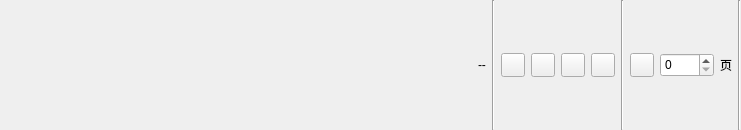
<?xml version="1.0" encoding="UTF-8"?>
<ui version="4.0">
 <class>PagingWidget</class>
 <widget class="QWidget" name="PagingWidget">
  <property name="geometry">
   <rect>
    <x>0</x>
    <y>0</y>
    <width>741</width>
    <height>130</height>
   </rect>
  </property>
  <property name="windowTitle">
   <string>Form</string>
  </property>
  <layout class="QHBoxLayout" name="horizontalLayout_2">
   <property name="leftMargin">
    <number>0</number>
   </property>
   <property name="topMargin">
    <number>0</number>
   </property>
   <property name="rightMargin">
    <number>0</number>
   </property>
   <property name="bottomMargin">
    <number>0</number>
   </property>
   <item>
    <layout class="QHBoxLayout" name="horizontalLayout">
     <item>
      <spacer name="horizontalSpacer_2">
       <property name="orientation">
        <enum>Qt::Horizontal</enum>
       </property>
       <property name="sizeHint" stdset="0">
        <size>
         <width>40</width>
         <height>20</height>
        </size>
       </property>
      </spacer>
     </item>
     <item>
      <widget class="QLabel" name="label_2">
       <property name="text">
        <string>--</string>
       </property>
      </widget>
     </item>
     <item>
      <widget class="Line" name="line_6">
       <property name="orientation">
        <enum>Qt::Vertical</enum>
       </property>
      </widget>
     </item>
     <item>
      <widget class="QToolButton" name="toolButton_7">
       <property name="minimumSize">
        <size>
         <width>24</width>
         <height>24</height>
        </size>
       </property>
       <property name="maximumSize">
        <size>
         <width>24</width>
         <height>24</height>
        </size>
       </property>
       <property name="cursor">
        <cursorShape>PointingHandCursor</cursorShape>
       </property>
       <property name="focusPolicy">
        <enum>Qt::ClickFocus</enum>
       </property>
       <property name="toolTip">
        <string>首页</string>
       </property>
       <property name="text">
        <string/>
       </property>
       <property name="icon">
        <iconset>
         <normalon>:/logo/pic/first.png</normalon>
        </iconset>
       </property>
      </widget>
     </item>
     <item>
      <widget class="QToolButton" name="toolButton_8">
       <property name="minimumSize">
        <size>
         <width>0</width>
         <height>24</height>
        </size>
       </property>
       <property name="maximumSize">
        <size>
         <width>24</width>
         <height>24</height>
        </size>
       </property>
       <property name="cursor">
        <cursorShape>PointingHandCursor</cursorShape>
       </property>
       <property name="focusPolicy">
        <enum>Qt::ClickFocus</enum>
       </property>
       <property name="toolTip">
        <string>上一页</string>
       </property>
       <property name="text">
        <string/>
       </property>
       <property name="icon">
        <iconset>
         <normalon>:/logo/pic/pre.png</normalon>
        </iconset>
       </property>
      </widget>
     </item>
     <item>
      <widget class="QToolButton" name="toolButton_9">
       <property name="minimumSize">
        <size>
         <width>0</width>
         <height>24</height>
        </size>
       </property>
       <property name="maximumSize">
        <size>
         <width>24</width>
         <height>24</height>
        </size>
       </property>
       <property name="cursor">
        <cursorShape>PointingHandCursor</cursorShape>
       </property>
       <property name="focusPolicy">
        <enum>Qt::ClickFocus</enum>
       </property>
       <property name="toolTip">
        <string>下一页</string>
       </property>
       <property name="text">
        <string/>
       </property>
       <property name="icon">
        <iconset>
         <normalon>:/logo/pic/next.png</normalon>
        </iconset>
       </property>
      </widget>
     </item>
     <item>
      <widget class="QToolButton" name="toolButton_10">
       <property name="minimumSize">
        <size>
         <width>0</width>
         <height>24</height>
        </size>
       </property>
       <property name="maximumSize">
        <size>
         <width>24</width>
         <height>24</height>
        </size>
       </property>
       <property name="cursor">
        <cursorShape>PointingHandCursor</cursorShape>
       </property>
       <property name="focusPolicy">
        <enum>Qt::ClickFocus</enum>
       </property>
       <property name="toolTip">
        <string>末页</string>
       </property>
       <property name="text">
        <string/>
       </property>
       <property name="icon">
        <iconset>
         <normalon>:/logo/pic/end.png</normalon>
        </iconset>
       </property>
      </widget>
     </item>
     <item>
      <widget class="Line" name="line_5">
       <property name="orientation">
        <enum>Qt::Vertical</enum>
       </property>
      </widget>
     </item>
     <item>
      <widget class="QToolButton" name="toolButton_11">
       <property name="minimumSize">
        <size>
         <width>0</width>
         <height>24</height>
        </size>
       </property>
       <property name="maximumSize">
        <size>
         <width>24</width>
         <height>24</height>
        </size>
       </property>
       <property name="cursor">
        <cursorShape>PointingHandCursor</cursorShape>
       </property>
       <property name="focusPolicy">
        <enum>Qt::ClickFocus</enum>
       </property>
       <property name="toolTip">
        <string>跳转到</string>
       </property>
       <property name="text">
        <string/>
       </property>
       <property name="icon">
        <iconset>
         <normalon>:/logo/pic/jump.png</normalon>
        </iconset>
       </property>
      </widget>
     </item>
     <item>
      <widget class="QSpinBox" name="pageEdit">
       <property name="minimumSize">
        <size>
         <width>0</width>
         <height>24</height>
        </size>
       </property>
       <property name="maximumSize">
        <size>
         <width>16777215</width>
         <height>24</height>
        </size>
       </property>
       <property name="focusPolicy">
        <enum>Qt::ClickFocus</enum>
       </property>
       <property name="maximum">
        <number>9999</number>
       </property>
       <property name="stepType">
        <enum>QAbstractSpinBox::AdaptiveDecimalStepType</enum>
       </property>
       <property name="displayIntegerBase">
        <number>10</number>
       </property>
      </widget>
     </item>
     <item>
      <widget class="QLabel" name="label">
       <property name="text">
        <string>页</string>
       </property>
      </widget>
     </item>
     <item>
      <widget class="Line" name="line_7">
       <property name="orientation">
        <enum>Qt::Vertical</enum>
       </property>
      </widget>
     </item>
    </layout>
   </item>
  </layout>
 </widget>
 <resources>
  <include location="../images.qrc"/>
 </resources>
 <connections>
  <connection>
   <sender>toolButton_7</sender>
   <signal>clicked()</signal>
   <receiver>PagingWidget</receiver>
   <slot>firstPage()</slot>
   <hints>
    <hint type="sourcelabel">
     <x>484</x>
     <y>68</y>
    </hint>
    <hint type="destinationlabel">
     <x>468</x>
     <y>160</y>
    </hint>
   </hints>
  </connection>
  <connection>
   <sender>toolButton_8</sender>
   <signal>clicked()</signal>
   <receiver>PagingWidget</receiver>
   <slot>prePage()</slot>
   <hints>
    <hint type="sourcelabel">
     <x>516</x>
     <y>63</y>
    </hint>
    <hint type="destinationlabel">
     <x>523</x>
     <y>196</y>
    </hint>
   </hints>
  </connection>
  <connection>
   <sender>toolButton_9</sender>
   <signal>clicked()</signal>
   <receiver>PagingWidget</receiver>
   <slot>nextPage()</slot>
   <hints>
    <hint type="sourcelabel">
     <x>544</x>
     <y>62</y>
    </hint>
    <hint type="destinationlabel">
     <x>549</x>
     <y>175</y>
    </hint>
   </hints>
  </connection>
  <connection>
   <sender>toolButton_10</sender>
   <signal>clicked()</signal>
   <receiver>PagingWidget</receiver>
   <slot>endPage()</slot>
   <hints>
    <hint type="sourcelabel">
     <x>575</x>
     <y>72</y>
    </hint>
    <hint type="destinationlabel">
     <x>580</x>
     <y>160</y>
    </hint>
   </hints>
  </connection>
  <connection>
   <sender>toolButton_11</sender>
   <signal>clicked()</signal>
   <receiver>PagingWidget</receiver>
   <slot>jumpPage()</slot>
   <hints>
    <hint type="sourcelabel">
     <x>629</x>
     <y>65</y>
    </hint>
    <hint type="destinationlabel">
     <x>626</x>
     <y>179</y>
    </hint>
   </hints>
  </connection>
 </connections>
 <slots>
  <slot>firstPage()</slot>
  <slot>prePage()</slot>
  <slot>nextPage()</slot>
  <slot>jumpPage()</slot>
  <slot>endPage()</slot>
 </slots>
</ui>
